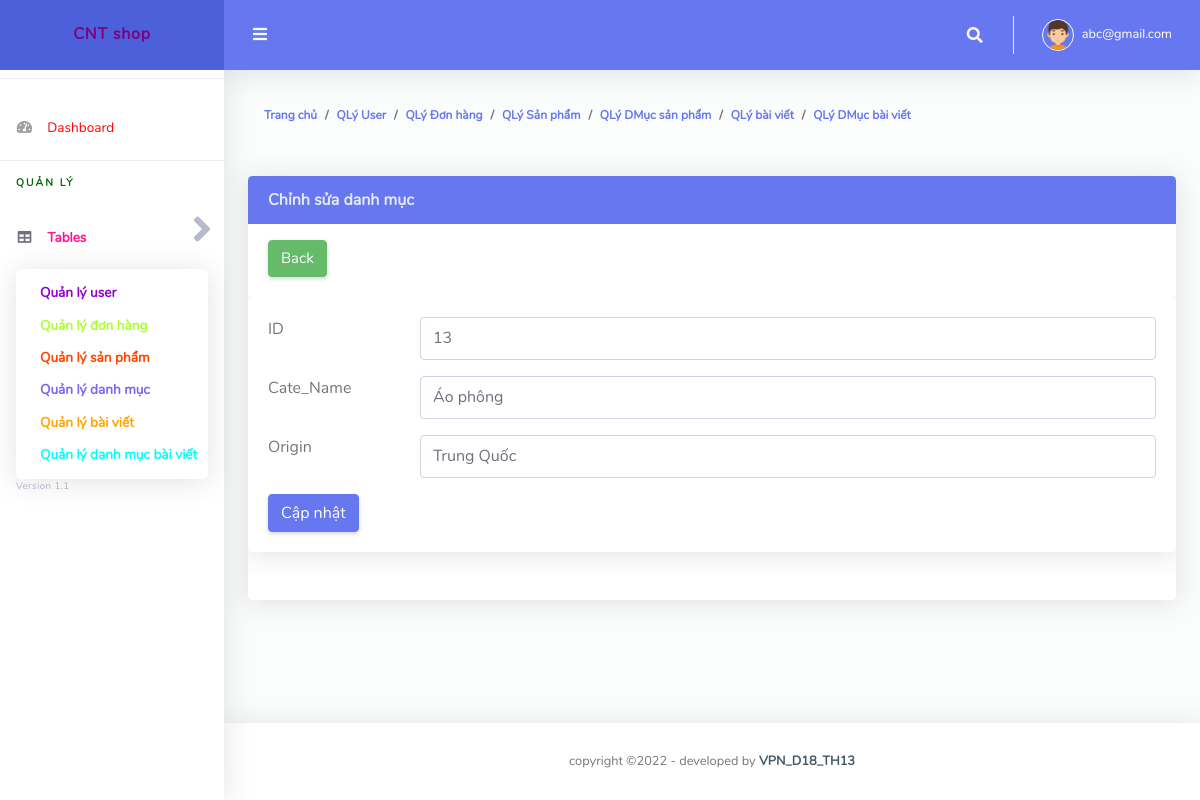
Screenshot of /controller/CategoryProductController.php?action=edit&id=13 (signed in) with the database file from the repository.
### tables this page shows
CREATE TABLE `cate_product` (
  `cateID` int(11) NOT NULL,
  `catename` varchar(250) NOT NULL,
  `origin` varchar(250) NOT NULL
);

### controller/BaseController.php (called while the page is built, shortened)
<?php
class BaseController {
    public function view($name, $data = []) {
        include_once  "../view/" . $name . ".php";
    }
}

### util/MySQLUtils.php (called while the page is built, shortened)
<?php
class MySQLUtils {
    private $servername;
    private $username;
    private $password;
    private $myDB;
    private static $conn;
    public function __construct() {
        $this->servername = "localhost";
        $this->username = "root";
        $this->password = "";
        $this->myDB = "ltweb";
    }
     public function __destruct() {
         $this->servername = "";
        $this->username = "";
        $this->password = "";
        $this->myDB = "";
        self::$conn=null;
     }
     private function connectDB() {
        try {
            self::$conn = new PDO("mysql:host=$this->servername;dbname=$this->myDB", $this->username, $this->password);
            self::$conn->setAttribute(PDO::ATTR_ERRMODE, PDO::ERRMODE_EXCEPTION);
            return  self::$conn;
        } catch (PDOException $e) {
            echo "Connection failed: " . $e->getMessage();
        }
    }
    public function disconnect(){
        self::$conn=null;
    }
    public function getData($sql, $param = array()) {
        $stmt = self::$conn->prepare($sql);
        $stmt->execute($param);
        return $stmt->fetchAll(PDO::FETCH_ASSOC);
    }
}

### model/CategoryProductModel.php (called while the page is built, shortened)
<?php
include_once '../util/MySQLUtils.php';
class CategoryProductModel {
    private $cateID;
    public function __construct($ucatename, $uorigin,$ucateID) {
        $this->cateID = $ucateID;
    }
    function getCateID() {
        return $this->cateID;
    }
       public function get() {
        $myDB = new MySQLUtils();
        $query = "SELECT cateID,catename,origin FROM cate_product where cateID=:cateID";
        $param = array(":cateID" => $this->getCateID());
        $user = $myDB->getData($query, $param);
        return $user[0];
    }
}

### view/suaDanhmuc.php (the view, shortened to what this page needs)
<!DOCTYPE html>
<html lang="en">
    <head>
        <?php
        @include("../layouts/header.php");
        ?>
    </head>
    <body id="page-top">
        <div id="wrapper">
            <?php
            @include("../layouts/sidebar.php");
            ?>
            <div id="content-wrapper" class="d-flex flex-column">
                <div id="content">
                    <?php
                    @include("../layouts/topbar.php");
                    ?>
                    <div class="container-fluid" id="container-wrapper">
                        <div class="d-sm-flex align-items-center justify-content-between mb-4">
                            <ol class="breadcrumb">
                                <li class="breadcrumb-item"><a href="./adminUser.php">Trang chủ</a></li>
                                <li class="breadcrumb-item"><a href="./adminUser.php">QLý User</a></li>
                                <li class="breadcrumb-item"><a href="./adminDonhang.php">QLý Đơn hàng</a></li>
                                <li class="breadcrumb-item"><a href="./adminSanpham.php">QLý Sản phẩm</a></li>
                                <li class="breadcrumb-item"><a href="./adminDanhmuc.php">QLý DMục sản phẩm</a></li>
                                <li class="breadcrumb-item"><a href="./adminBaiviet.php">QLý bài viết</a></li>
                                <li class="breadcrumb-item"><a href="./adminDanhmucbaiviet.php">QLý DMục bài viết</a></li>
                            </ol>
                        </div>
                        <div class="row">
                            <div class="col-lg-12 mb-4">
                                <div class="card">
                                    <div class="card-header  bg-primary">
                                        <strong class="card-title text-light">Chỉnh sửa danh mục</strong>
                                    </div>
                                    <div class="card-header py-3 d-flex flex-row align-items-center justify-content-between">
                                        <a href="../controller/CategoryProductController.php"><button type="button" class="btn btn-success mb-1" style= "font-size: 15px">Back</button></a>
                                    </div>
                                    <div class="table-responsive">
                                        <table class="table align-items-center table-flush">
                                            <tbody>
                                            <form action="../controller/CategoryProductController.php" method="POST" enctype="multipart/form-data" class="form-horizontal">
                                                <div class="card mb-4">
                                                    <div class="card-body">
                                                        <div class="row form-group">
                                                            <div class="col col-md-2"><label for="user-input">ID</label></div>
                                                            <div class="col col-md-10">   <input type="text" name="txt_id"  value="<?php echo $data["cateID"]; ?> " class="form-control" id="txt_userid" ></div>
                                                        </div>
                                                        <div class="row form-group">
                                                            <div class="col col-md-2"><label for="user-input">Cate_Name</label></div>
                                                            <div class="col col-md-10">   <input type="text" name="txt_name" value="<?php echo $data["catename"]; ?> " class="form-control" id="txt_username" ></div>
                                                        </div>
                                                        <div class="row form-group">
                                                            <div class="col col-md-2"> <label for="email-input">Origin</label></div>
                                                            <div class="col col-md-10"><input type="text" value="<?php echo $data["origin"]; ?> " name="txt_origin" id="txt_email" class="form-control" ></div>
                                                        </div>
                                                        <div>
                                                            <button  name="cate_action" value="cate_edit"  type="submit" class="btn btn-primary">Cập nhật</button>
                                                        </div>
                                                    </div>
                                            </form>
                                            </tbody>
                                        </table>
                                    </div>
                                    <div class="card-footer"></div>
                                </div>
                            </div>
                        </div>
                    </div>
                </div>
                <?php
                @include("../layouts/footer.php");
                ?>
            </div>
        </div>
    </body>
</html>

### rows the page displays
cate_product: txt_id "13", txt_name "Áo phông", txt_origin "Trung Quốc"

### other values shown
$_SESSION["email"] "abc@gmail.com"
